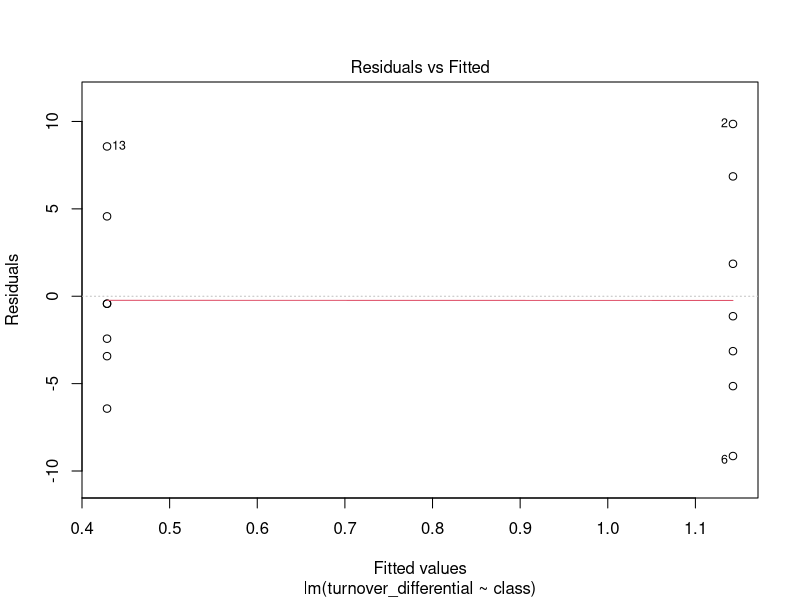
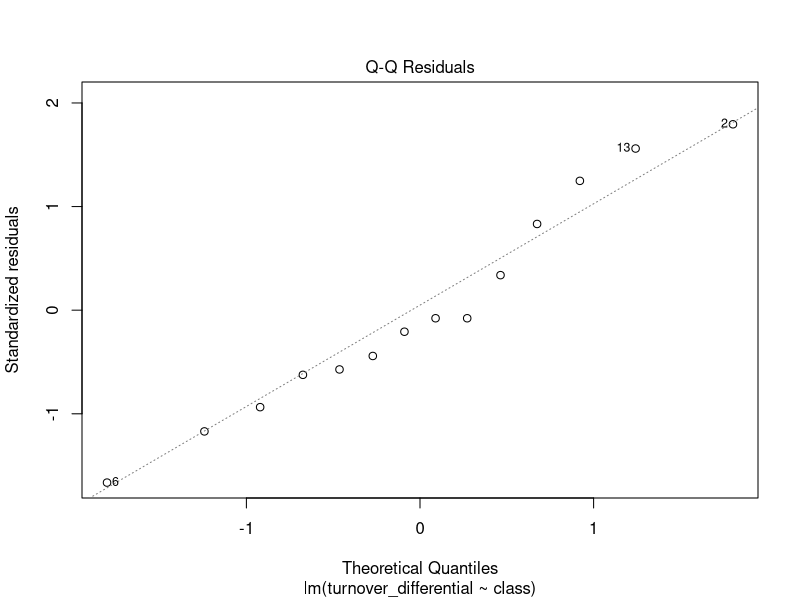
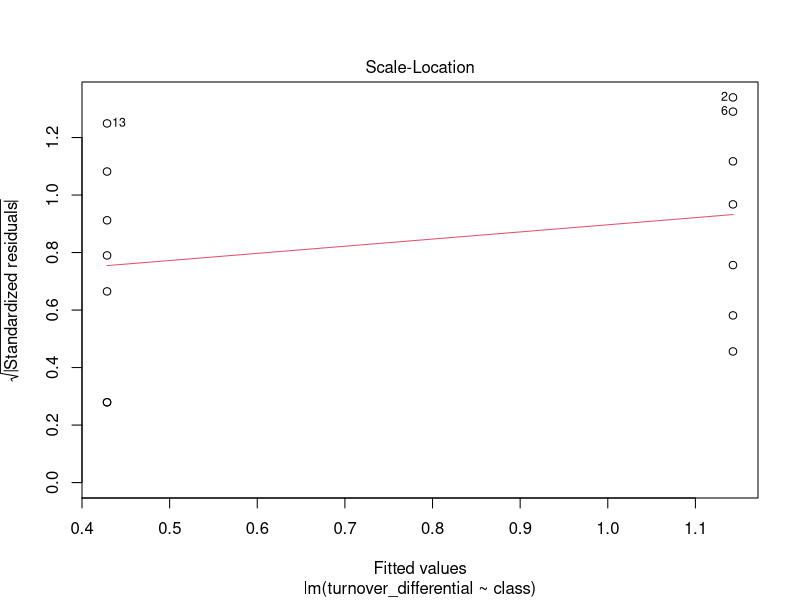
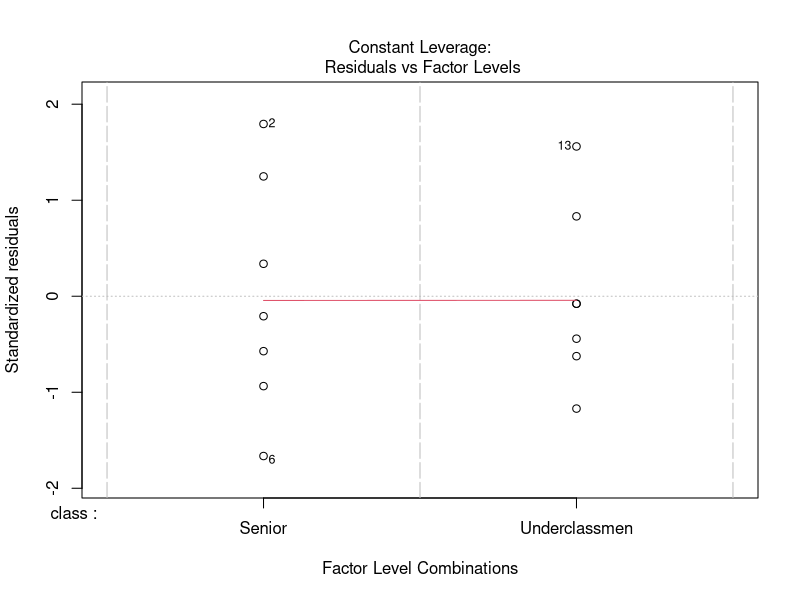

Write R code to recreate these figures, in order.
## ---- chunk 1
#| message: false
#| warning: false

library(tidyverse)
## ---- chunk 2
soccer <- tibble(
  name = c("Yuna Aoki","Alex Mohr", 
           "Erica Roberts","Rosalie Olou",
           "Carly Montgomery","Jade Bordeleau",
           "Mary Frances Symmes", "Lilly Soltz",
           "Mackenzie Harris", "Avery Richards",
           "Katie Richter","Fien Leijdekker",
           "Emily Wong","Madison Casteen"),
  class = c("Senior","Senior","Senior",
            "Senior","Senior","Senior",
            "Senior", "Underclassmen",
            "Underclassmen","Underclassmen",
            "Underclassmen","Underclassmen",
            "Underclassmen","Underclassmen"),
  turnover_differential = c(3,11,-2,0,8,-8,-4,0,
                            0,-3,-6,5,9,-2)
)
## ---- chunk 3
soccer_lm <- lm(turnover_differential ~ class, data = soccer)

plot(soccer_lm)
## ---- chunk 4
t.test(turnover_differential ~ class,
       data = soccer,
       alternative = "greater")
